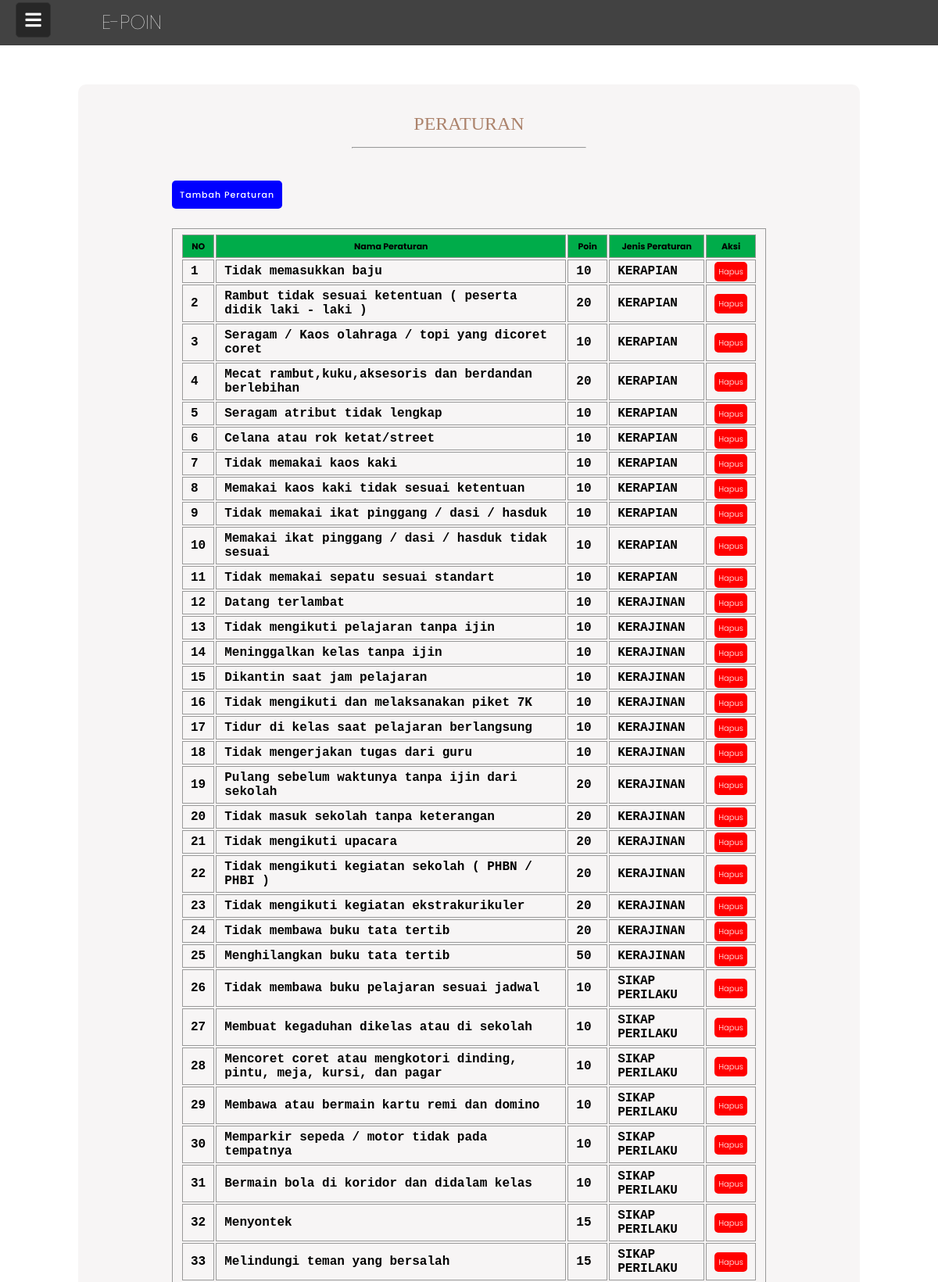
/admin/peraturan.php (upper part), run on the app's committed database.
### tables this page shows
CREATE TABLE `pelanggaran` (
  `id_pelanggaran` int(111) NOT NULL,
  `nama_pelanggaran` varchar(111) NOT NULL,
  `point_pelanggaran` int(111) NOT NULL,
  `id_jenis_pelanggaran` int(111) NOT NULL
);

CREATE TABLE `jenis_pelanggaran` (
  `id_jenis_pelanggaran` int(111) NOT NULL,
  `nama_jenis_pelanggaran` varchar(111) NOT NULL
);

### admin/peraturan.php (the view, shortened to what this page needs)
<!DOCTYPE html>
<html>
<head>
  <link rel="stylesheet" type="text/css" href="../asset/style-ssw.css">
  <link rel="stylesheet" href="https://cdnjs.cloudflare.com/ajax/libs/font-awesome/5.15.3/css/all.min.css">
</head>
<body>
    <div class="wrapper">
      <label for="btn" class="menu-btn">
        <i class="fas fa-bars"></i>
      </label>
    </div>
    <div class="header">
      <div class="name">E-POIN</div>
        <div class="img"><a href="dasboardadmin.php"></div></a></div></div>
        <div class="formbody">
        <h3>PERATURAN</h3>
        <hr><br>
        <a class="add-btn" href="<?php echo "tambahaturan.php"; ?>">Tambah Peraturan</a><br><br>
        <table class="table5" style="width:76%">
                <tr style="height:30px;" bgcolor="#00ac4a">
                  <th>NO</th>
                  <th>Nama Peraturan</th>
                  <th>Poin</th>
                  <th>Jenis Peraturan</th>
                  <th>Aksi</th>
                </tr>
                <?php
                include "../config/koneksi.php";
                  $no = 1;
                  $data = mysqli_query($koneksi, "SELECT *
                  FROM pelanggaran JOIN jenis_pelanggaran
                  ON pelanggaran.id_jenis_pelanggaran =  jenis_pelanggaran.id_jenis_pelanggaran;
                  ");
                 while($hasil = mysqli_fetch_array($data)){
                    ?>
                  <tr>
                    <td><?php echo $no++;  ?></td>
                    <td><?php echo $hasil['nama_pelanggaran'];  ?></td>
                    <td><?php echo $hasil['point_pelanggaran'];  ?></td>
                    <td><?php echo $hasil['nama_jenis_pelanggaran'];  ?></td>
                    <td>
                      <a onclick="if(confirm('Apakah anda yakin ingin menghapus data ini ??'))
                      { location.href='hapusperaturan.php?id_pelanggaran=<?php echo $hasil['id_pelanggaran']; ?>' }"
                      class="hapus-btn"><span class="glyphicon glyphicon-remove">Hapus</a>
                    </td>
                  </tr>
        <?php
    }
    ?>
</table>
<br/><br/>
</div>
</body>
</html>

### asset/style-ssw.css (style rules this page uses)
* { margin: 0; padding: 0; box-sizing: border-box; font-family: 'Poppins', sans-serif; }
.wrapper { height: 100%; width: 300px; position: relative; }
.wrapper .menu-btn { position: absolute; left: 20px; top: 3px; background: #272727; color: #fff; height: 45px; width: 45px; z-index: 9999; border: 1px solid #333; border-radius: 5px; cursor: pointer; display: flex; align-items: center; justify-content: center; transition: all 0.3s ease; }
.wrapper .menu-btn i { position: absolute; font-size: 23px; transition: all 0.3s ease; }
.header { background-color: #424242; padding-bottom: 10px; padding-left: 80px; padding-top: 10px; }
.header .name { font-size: 25px; font-weight: 100; color: white; padding-left: 50px; }
.img { background-image: url("img/logo.png"); background-size: cover; width: 35px; height: 35px; margin-top: -37px; margin-bottom: 2px; }
.header a { font-size: 20px; height: 100%; width: 100%; display: block; }
h3 { text-align: center; margin-right: auto; margin-left: auto; font-family: 'Inknut Antiqua'; font-style: normal; font-weight: 300; font-size: 24px ; line-height: 100px; color: #AC836C; }
.formbody { background-color: #f7f5f5; width: 1000px; height: auto; margin-left: auto; margin-right: auto; margin-top: 50px; margin-bottom: 50px; border-radius: 10px; }
.add-btn { background: blue; color: #ffff; border: none; text-align: center; width: 90px; height: 25px; margin-left: 120px; padding: 10px 10px 10px 10px; font-size: 11px; font-weight: 500; letter-spacing: 1px; border-radius: 5px; cursor: pointer; transition: 0.3S; transition-property: background; text-decoration: none; }
.hapus-btn { background: red; text-decoration: none; color: #ffff; border: none; text-align: center; cursor: pointer; height: 25px; padding: 5px 5px 5px 5px; font-size: 10px; font-weight: 300; border-radius: 5px; transition-property: background; }
.table5 { margin-left: auto; margin-right: auto; margin-top: 7px; }
.table5, td { font-family: 'Courier'; font-weight: bold; text-align: left; font-size: 16px; border:1px solid #999; padding: 5px 10px; }
.table5, th { text-align: center; border:1px solid #999; font-size: 11px; }
hr { width: 30%; margin-top: -20px; margin-bottom: 20px; margin-left: auto; margin-right: auto; }

### data on the page
pelanggaran: nama_pelanggaran "Tidak memasukkan baju", point_pelanggaran "10", id_jenis_pelanggaran.nama_jenis_pelanggaran "KERAPIAN"
pelanggaran: nama_pelanggaran "Rambut tidak sesuai ketentuan ( peserta didik laki - laki )", point_pelanggaran "20", id_jenis_pelanggaran.nama_jenis_pelanggaran "KERAPIAN"
pelanggaran: nama_pelanggaran "Seragam / Kaos olahraga / topi yang dicoret coret", point_pelanggaran "10", id_jenis_pelanggaran.nama_jenis_pelanggaran "KERAPIAN"
pelanggaran: nama_pelanggaran "Mecat rambut,kuku,aksesoris dan berdandan berlebihan", point_pelanggaran "20", id_jenis_pelanggaran.nama_jenis_pelanggaran "KERAPIAN"
pelanggaran: nama_pelanggaran "Seragam atribut tidak lengkap", point_pelanggaran "10", id_jenis_pelanggaran.nama_jenis_pelanggaran "KERAPIAN"
pelanggaran: nama_pelanggaran "Celana atau rok ketat/street", point_pelanggaran "10", id_jenis_pelanggaran.nama_jenis_pelanggaran "KERAPIAN"
pelanggaran: nama_pelanggaran "Tidak memakai kaos kaki", point_pelanggaran "10", id_jenis_pelanggaran.nama_jenis_pelanggaran "KERAPIAN"
pelanggaran: nama_pelanggaran "Memakai kaos kaki tidak sesuai ketentuan", point_pelanggaran "10", id_jenis_pelanggaran.nama_jenis_pelanggaran "KERAPIAN"
pelanggaran: nama_pelanggaran "Tidak memakai ikat pinggang / dasi / hasduk", point_pelanggaran "10", id_jenis_pelanggaran.nama_jenis_pelanggaran "KERAPIAN"
pelanggaran: nama_pelanggaran "Memakai ikat pinggang / dasi / hasduk tidak sesuai", point_pelanggaran "10", id_jenis_pelanggaran.nama_jenis_pelanggaran "KERAPIAN"
pelanggaran: nama_pelanggaran "Tidak memakai sepatu sesuai standart", point_pelanggaran "10", id_jenis_pelanggaran.nama_jenis_pelanggaran "KERAPIAN"
pelanggaran: nama_pelanggaran "Datang terlambat", point_pelanggaran "10", id_jenis_pelanggaran.nama_jenis_pelanggaran "KERAJINAN"
pelanggaran: nama_pelanggaran "Tidak mengikuti pelajaran tanpa ijin", point_pelanggaran "10", id_jenis_pelanggaran.nama_jenis_pelanggaran "KERAJINAN"
pelanggaran: nama_pelanggaran "Meninggalkan kelas tanpa ijin", point_pelanggaran "10", id_jenis_pelanggaran.nama_jenis_pelanggaran "KERAJINAN"
pelanggaran: nama_pelanggaran "Dikantin saat jam pelajaran", point_pelanggaran "10", id_jenis_pelanggaran.nama_jenis_pelanggaran "KERAJINAN"
pelanggaran: nama_pelanggaran "Tidak mengikuti dan melaksanakan piket 7K", point_pelanggaran "10", id_jenis_pelanggaran.nama_jenis_pelanggaran "KERAJINAN"
pelanggaran: nama_pelanggaran "Tidur di kelas saat pelajaran berlangsung", point_pelanggaran "10", id_jenis_pelanggaran.nama_jenis_pelanggaran "KERAJINAN"
pelanggaran: nama_pelanggaran "Tidak mengerjakan tugas dari guru", point_pelanggaran "10", id_jenis_pelanggaran.nama_jenis_pelanggaran "KERAJINAN"
pelanggaran: nama_pelanggaran "Pulang sebelum waktunya tanpa ijin dari sekolah", point_pelanggaran "20", id_jenis_pelanggaran.nama_jenis_pelanggaran "KERAJINAN"
pelanggaran: nama_pelanggaran "Tidak masuk sekolah tanpa keterangan", point_pelanggaran "20", id_jenis_pelanggaran.nama_jenis_pelanggaran "KERAJINAN"
pelanggaran: nama_pelanggaran "Tidak mengikuti upacara", point_pelanggaran "20", id_jenis_pelanggaran.nama_jenis_pelanggaran "KERAJINAN"
pelanggaran: nama_pelanggaran "Tidak mengikuti kegiatan sekolah ( PHBN / PHBI )", point_pelanggaran "20", id_jenis_pelanggaran.nama_jenis_pelanggaran "KERAJINAN"
pelanggaran: nama_pelanggaran "Tidak mengikuti kegiatan ekstrakurikuler", point_pelanggaran "20", id_jenis_pelanggaran.nama_jenis_pelanggaran "KERAJINAN"
pelanggaran: nama_pelanggaran "Tidak membawa buku tata tertib", point_pelanggaran "20", id_jenis_pelanggaran.nama_jenis_pelanggaran "KERAJINAN"
pelanggaran: nama_pelanggaran "Menghilangkan buku tata tertib", point_pelanggaran "50", id_jenis_pelanggaran.nama_jenis_pelanggaran "KERAJINAN"
pelanggaran: nama_pelanggaran "Tidak membawa buku pelajaran sesuai jadwal", point_pelanggaran "10", id_jenis_pelanggaran.nama_jenis_pelanggaran "SIKAP PERILAKU"
pelanggaran: nama_pelanggaran "Membuat kegaduhan dikelas atau di sekolah", point_pelanggaran "10", id_jenis_pelanggaran.nama_jenis_pelanggaran "SIKAP PERILAKU"
pelanggaran: nama_pelanggaran "Mencoret coret atau mengkotori dinding, pintu, meja, kursi, dan pagar", point_pelanggaran "10", id_jenis_pelanggaran.nama_jenis_pelanggaran "SIKAP PERILAKU"
pelanggaran: nama_pelanggaran "Membawa atau bermain kartu remi dan domino", point_pelanggaran "10", id_jenis_pelanggaran.nama_jenis_pelanggaran "SIKAP PERILAKU"
pelanggaran: nama_pelanggaran "Memparkir sepeda / motor tidak pada tempatnya", point_pelanggaran "10", id_jenis_pelanggaran.nama_jenis_pelanggaran "SIKAP PERILAKU"
pelanggaran: nama_pelanggaran "Bermain bola di koridor dan didalam kelas", point_pelanggaran "10", id_jenis_pelanggaran.nama_jenis_pelanggaran "SIKAP PERILAKU"
pelanggaran: nama_pelanggaran "Menyontek", point_pelanggaran "15", id_jenis_pelanggaran.nama_jenis_pelanggaran "SIKAP PERILAKU"
pelanggaran: nama_pelanggaran "Melindungi teman yang bersalah", point_pelanggaran "15", id_jenis_pelanggaran.nama_jenis_pelanggaran "SIKAP PERILAKU"
